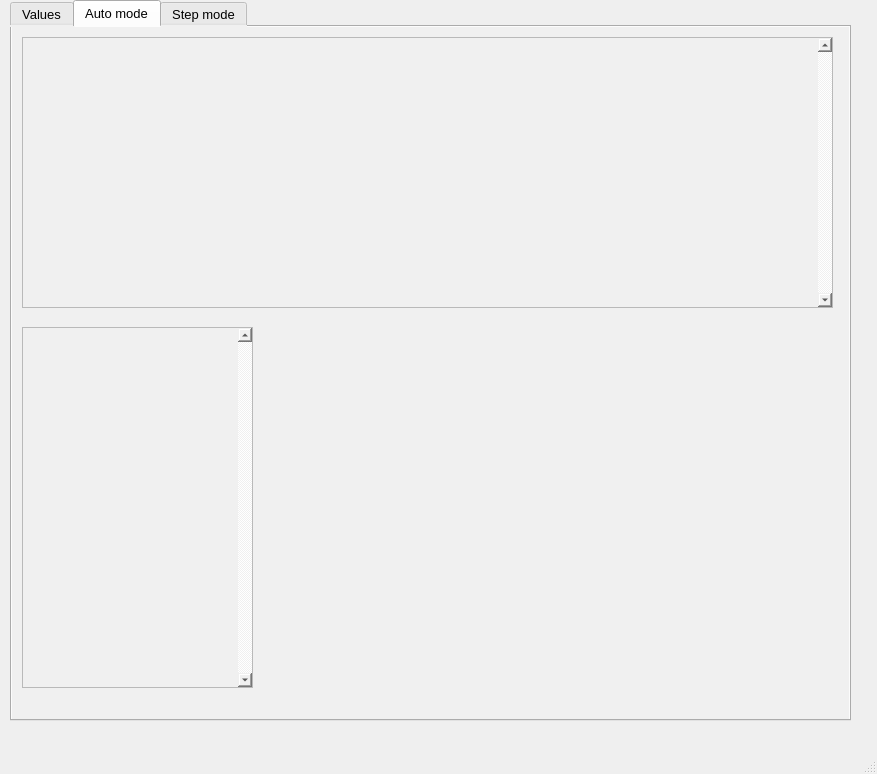
<?xml version="1.0" encoding="UTF-8"?>
<ui version="4.0">
 <class>MainWindow</class>
 <widget class="QMainWindow" name="MainWindow">
  <property name="geometry">
   <rect>
    <x>0</x>
    <y>0</y>
    <width>877</width>
    <height>774</height>
   </rect>
  </property>
  <property name="sizePolicy">
   <sizepolicy hsizetype="Fixed" vsizetype="Fixed">
    <horstretch>0</horstretch>
    <verstretch>0</verstretch>
   </sizepolicy>
  </property>
  <property name="windowTitle">
   <string>MainWindow</string>
  </property>
  <property name="styleSheet">
   <string notr="true"/>
  </property>
  <widget class="QWidget" name="centralwidget">
   <widget class="QTabWidget" name="tabWidget">
    <property name="geometry">
     <rect>
      <x>10</x>
      <y>0</y>
      <width>841</width>
      <height>721</height>
     </rect>
    </property>
    <property name="font">
     <font>
      <pointsize>10</pointsize>
      <weight>50</weight>
      <bold>false</bold>
     </font>
    </property>
    <property name="autoFillBackground">
     <bool>false</bool>
    </property>
    <property name="styleSheet">
     <string notr="true">background-color: rgb(240, 240, 240);</string>
    </property>
    <property name="currentIndex">
     <number>1</number>
    </property>
    <widget class="QWidget" name="tab">
     <attribute name="title">
      <string>Values</string>
     </attribute>
     <widget class="QLineEdit" name="ABT">
      <property name="geometry">
       <rect>
        <x>120</x>
        <y>326</y>
        <width>121</width>
        <height>31</height>
       </rect>
      </property>
      <property name="font">
       <font>
        <pointsize>11</pointsize>
        <weight>50</weight>
        <bold>false</bold>
       </font>
      </property>
      <property name="styleSheet">
       <string notr="true">background-color: rgb(255, 255, 255);</string>
      </property>
      <property name="text">
       <string>Alpha</string>
      </property>
      <property name="alignment">
       <set>Qt::AlignLeading|Qt::AlignLeft|Qt::AlignVCenter</set>
      </property>
      <property name="readOnly">
       <bool>true</bool>
      </property>
     </widget>
     <widget class="QLineEdit" name="lambda">
      <property name="geometry">
       <rect>
        <x>290</x>
        <y>276</y>
        <width>91</width>
        <height>31</height>
       </rect>
      </property>
      <property name="sizePolicy">
       <sizepolicy hsizetype="Expanding" vsizetype="Expanding">
        <horstretch>0</horstretch>
        <verstretch>0</verstretch>
       </sizepolicy>
      </property>
      <property name="font">
       <font>
        <pointsize>11</pointsize>
        <weight>50</weight>
        <bold>false</bold>
       </font>
      </property>
      <property name="styleSheet">
       <string notr="true">background-color: rgb(255, 255, 255);</string>
      </property>
      <property name="text">
       <string>0.6</string>
      </property>
      <property name="alignment">
       <set>Qt::AlignCenter</set>
      </property>
     </widget>
     <widget class="QLineEdit" name="quantityOF">
      <property name="geometry">
       <rect>
        <x>160</x>
        <y>26</y>
        <width>171</width>
        <height>41</height>
       </rect>
      </property>
      <property name="font">
       <font>
        <pointsize>12</pointsize>
        <weight>50</weight>
        <bold>false</bold>
       </font>
      </property>
      <property name="autoFillBackground">
       <bool>false</bool>
      </property>
      <property name="styleSheet">
       <string notr="true">background-color: rgb(255, 255, 255);</string>
      </property>
      <property name="text">
       <string>Enter values of</string>
      </property>
      <property name="alignment">
       <set>Qt::AlignCenter</set>
      </property>
      <property name="dragEnabled">
       <bool>false</bool>
      </property>
      <property name="readOnly">
       <bool>true</bool>
      </property>
     </widget>
     <widget class="QLineEdit" name="A">
      <property name="geometry">
       <rect>
        <x>290</x>
        <y>326</y>
        <width>91</width>
        <height>31</height>
       </rect>
      </property>
      <property name="sizePolicy">
       <sizepolicy hsizetype="Expanding" vsizetype="Expanding">
        <horstretch>0</horstretch>
        <verstretch>0</verstretch>
       </sizepolicy>
      </property>
      <property name="font">
       <font>
        <pointsize>11</pointsize>
        <weight>50</weight>
        <bold>false</bold>
       </font>
      </property>
      <property name="styleSheet">
       <string notr="true">background-color: rgb(255, 255, 255);</string>
      </property>
      <property name="text">
       <string>1.0</string>
      </property>
      <property name="alignment">
       <set>Qt::AlignCenter</set>
      </property>
     </widget>
     <widget class="QPushButton" name="startButton">
      <property name="geometry">
       <rect>
        <x>450</x>
        <y>130</y>
        <width>211</width>
        <height>51</height>
       </rect>
      </property>
      <property name="font">
       <font>
        <pointsize>12</pointsize>
        <weight>50</weight>
        <bold>false</bold>
       </font>
      </property>
      <property name="autoFillBackground">
       <bool>false</bool>
      </property>
      <property name="styleSheet">
       <string notr="true">background-color: rgb(225, 225, 225);</string>
      </property>
      <property name="text">
       <string>AUTO MODE</string>
      </property>
      <property name="autoDefault">
       <bool>false</bool>
      </property>
      <property name="flat">
       <bool>false</bool>
      </property>
     </widget>
     <widget class="QLineEdit" name="B">
      <property name="geometry">
       <rect>
        <x>290</x>
        <y>376</y>
        <width>89</width>
        <height>31</height>
       </rect>
      </property>
      <property name="sizePolicy">
       <sizepolicy hsizetype="Expanding" vsizetype="Expanding">
        <horstretch>0</horstretch>
        <verstretch>0</verstretch>
       </sizepolicy>
      </property>
      <property name="font">
       <font>
        <pointsize>11</pointsize>
        <weight>50</weight>
        <bold>false</bold>
       </font>
      </property>
      <property name="styleSheet">
       <string notr="true">background-color: rgb(255, 255, 255);</string>
      </property>
      <property name="text">
       <string>2.0</string>
      </property>
      <property name="alignment">
       <set>Qt::AlignCenter</set>
      </property>
     </widget>
     <widget class="QLineEdit" name="lambdaT">
      <property name="geometry">
       <rect>
        <x>120</x>
        <y>276</y>
        <width>121</width>
        <height>31</height>
       </rect>
      </property>
      <property name="font">
       <font>
        <pointsize>11</pointsize>
        <weight>50</weight>
        <bold>false</bold>
       </font>
      </property>
      <property name="styleSheet">
       <string notr="true">background-color: rgb(255, 255, 255);</string>
      </property>
      <property name="text">
       <string>Lambda</string>
      </property>
      <property name="alignment">
       <set>Qt::AlignLeading|Qt::AlignLeft|Qt::AlignVCenter</set>
      </property>
      <property name="readOnly">
       <bool>true</bool>
      </property>
     </widget>
     <widget class="QPushButton" name="startStepModeButton">
      <property name="geometry">
       <rect>
        <x>450</x>
        <y>240</y>
        <width>211</width>
        <height>51</height>
       </rect>
      </property>
      <property name="font">
       <font>
        <pointsize>12</pointsize>
        <weight>50</weight>
        <bold>false</bold>
       </font>
      </property>
      <property name="autoFillBackground">
       <bool>false</bool>
      </property>
      <property name="styleSheet">
       <string notr="true">background-color: rgb(225, 225, 225);</string>
      </property>
      <property name="text">
       <string>STEP MODE</string>
      </property>
      <property name="autoDefault">
       <bool>false</bool>
      </property>
      <property name="flat">
       <bool>false</bool>
      </property>
     </widget>
     <widget class="QLineEdit" name="device_quantity">
      <property name="geometry">
       <rect>
        <x>290</x>
        <y>226</y>
        <width>89</width>
        <height>31</height>
       </rect>
      </property>
      <property name="sizePolicy">
       <sizepolicy hsizetype="Expanding" vsizetype="Expanding">
        <horstretch>0</horstretch>
        <verstretch>0</verstretch>
       </sizepolicy>
      </property>
      <property name="font">
       <font>
        <pointsize>11</pointsize>
        <weight>50</weight>
        <bold>false</bold>
       </font>
      </property>
      <property name="styleSheet">
       <string notr="true">background-color: rgb(255, 255, 255);</string>
      </property>
      <property name="text">
       <string>2</string>
      </property>
      <property name="alignment">
       <set>Qt::AlignCenter</set>
      </property>
     </widget>
     <widget class="QLineEdit" name="sourseQuantity">
      <property name="geometry">
       <rect>
        <x>120</x>
        <y>129</y>
        <width>121</width>
        <height>31</height>
       </rect>
      </property>
      <property name="sizePolicy">
       <sizepolicy hsizetype="Expanding" vsizetype="Expanding">
        <horstretch>0</horstretch>
        <verstretch>0</verstretch>
       </sizepolicy>
      </property>
      <property name="font">
       <font>
        <pointsize>11</pointsize>
       </font>
      </property>
      <property name="styleSheet">
       <string notr="true">background-color: rgb(255, 255, 255);</string>
      </property>
      <property name="text">
       <string>Sources</string>
      </property>
      <property name="readOnly">
       <bool>true</bool>
      </property>
     </widget>
     <widget class="QLineEdit" name="deviceQuantity">
      <property name="geometry">
       <rect>
        <x>120</x>
        <y>228</y>
        <width>121</width>
        <height>31</height>
       </rect>
      </property>
      <property name="sizePolicy">
       <sizepolicy hsizetype="Expanding" vsizetype="Expanding">
        <horstretch>0</horstretch>
        <verstretch>0</verstretch>
       </sizepolicy>
      </property>
      <property name="font">
       <font>
        <pointsize>11</pointsize>
       </font>
      </property>
      <property name="styleSheet">
       <string notr="true">background-color: rgb(255, 255, 255);</string>
      </property>
      <property name="text">
       <string>Diveces</string>
      </property>
      <property name="readOnly">
       <bool>true</bool>
      </property>
     </widget>
     <widget class="QLineEdit" name="requestQuantity">
      <property name="geometry">
       <rect>
        <x>120</x>
        <y>80</y>
        <width>121</width>
        <height>31</height>
       </rect>
      </property>
      <property name="sizePolicy">
       <sizepolicy hsizetype="Expanding" vsizetype="Expanding">
        <horstretch>0</horstretch>
        <verstretch>0</verstretch>
       </sizepolicy>
      </property>
      <property name="font">
       <font>
        <pointsize>11</pointsize>
       </font>
      </property>
      <property name="styleSheet">
       <string notr="true">background-color: rgb(255, 255, 255);</string>
      </property>
      <property name="text">
       <string>Requests</string>
      </property>
      <property name="readOnly">
       <bool>true</bool>
      </property>
     </widget>
     <widget class="QLineEdit" name="bufferSize">
      <property name="geometry">
       <rect>
        <x>120</x>
        <y>179</y>
        <width>121</width>
        <height>31</height>
       </rect>
      </property>
      <property name="sizePolicy">
       <sizepolicy hsizetype="Expanding" vsizetype="Expanding">
        <horstretch>0</horstretch>
        <verstretch>0</verstretch>
       </sizepolicy>
      </property>
      <property name="font">
       <font>
        <pointsize>11</pointsize>
       </font>
      </property>
      <property name="styleSheet">
       <string notr="true">background-color: rgb(255, 255, 255);</string>
      </property>
      <property name="text">
       <string>Places in buffer</string>
      </property>
      <property name="readOnly">
       <bool>true</bool>
      </property>
     </widget>
     <widget class="QLineEdit" name="source_quantity">
      <property name="geometry">
       <rect>
        <x>290</x>
        <y>129</y>
        <width>89</width>
        <height>31</height>
       </rect>
      </property>
      <property name="sizePolicy">
       <sizepolicy hsizetype="Expanding" vsizetype="Expanding">
        <horstretch>0</horstretch>
        <verstretch>0</verstretch>
       </sizepolicy>
      </property>
      <property name="font">
       <font>
        <pointsize>11</pointsize>
        <weight>50</weight>
        <bold>false</bold>
       </font>
      </property>
      <property name="styleSheet">
       <string notr="true">background-color: rgb(255, 255, 255);</string>
      </property>
      <property name="text">
       <string>5</string>
      </property>
      <property name="alignment">
       <set>Qt::AlignCenter</set>
      </property>
     </widget>
     <widget class="QLineEdit" name="buffer_size">
      <property name="geometry">
       <rect>
        <x>290</x>
        <y>178</y>
        <width>89</width>
        <height>31</height>
       </rect>
      </property>
      <property name="sizePolicy">
       <sizepolicy hsizetype="Expanding" vsizetype="Expanding">
        <horstretch>0</horstretch>
        <verstretch>0</verstretch>
       </sizepolicy>
      </property>
      <property name="font">
       <font>
        <pointsize>11</pointsize>
        <weight>50</weight>
        <bold>false</bold>
       </font>
      </property>
      <property name="styleSheet">
       <string notr="true">background-color: rgb(255, 255, 255);</string>
      </property>
      <property name="text">
       <string>2</string>
      </property>
      <property name="alignment">
       <set>Qt::AlignCenter</set>
      </property>
     </widget>
     <widget class="QLineEdit" name="request_quantity">
      <property name="geometry">
       <rect>
        <x>290</x>
        <y>80</y>
        <width>89</width>
        <height>31</height>
       </rect>
      </property>
      <property name="sizePolicy">
       <sizepolicy hsizetype="Expanding" vsizetype="Expanding">
        <horstretch>0</horstretch>
        <verstretch>0</verstretch>
       </sizepolicy>
      </property>
      <property name="font">
       <font>
        <pointsize>11</pointsize>
        <weight>50</weight>
        <bold>false</bold>
       </font>
      </property>
      <property name="styleSheet">
       <string notr="true">background-color: rgb(255, 255, 255);</string>
      </property>
      <property name="text">
       <string>7000</string>
      </property>
      <property name="alignment">
       <set>Qt::AlignCenter</set>
      </property>
     </widget>
     <widget class="QLineEdit" name="ABT_2">
      <property name="geometry">
       <rect>
        <x>120</x>
        <y>376</y>
        <width>121</width>
        <height>31</height>
       </rect>
      </property>
      <property name="font">
       <font>
        <pointsize>11</pointsize>
        <weight>50</weight>
        <bold>false</bold>
       </font>
      </property>
      <property name="styleSheet">
       <string notr="true">background-color: rgb(255, 255, 255);</string>
      </property>
      <property name="text">
       <string>Beta</string>
      </property>
      <property name="alignment">
       <set>Qt::AlignLeading|Qt::AlignLeft|Qt::AlignVCenter</set>
      </property>
      <property name="readOnly">
       <bool>true</bool>
      </property>
     </widget>
    </widget>
    <widget class="QWidget" name="tab_2">
     <attribute name="title">
      <string>Auto mode</string>
     </attribute>
     <widget class="QTableWidget" name="tableWidget">
      <property name="enabled">
       <bool>true</bool>
      </property>
      <property name="geometry">
       <rect>
        <x>10</x>
        <y>10</y>
        <width>811</width>
        <height>271</height>
       </rect>
      </property>
      <property name="styleSheet">
       <string notr="true">color: rgb(0, 0, 0);</string>
      </property>
      <property name="verticalScrollBarPolicy">
       <enum>Qt::ScrollBarAlwaysOn</enum>
      </property>
      <property name="horizontalScrollBarPolicy">
       <enum>Qt::ScrollBarAsNeeded</enum>
      </property>
      <property name="autoScroll">
       <bool>true</bool>
      </property>
      <property name="alternatingRowColors">
       <bool>false</bool>
      </property>
      <property name="textElideMode">
       <enum>Qt::ElideRight</enum>
      </property>
      <property name="verticalScrollMode">
       <enum>QAbstractItemView::ScrollPerItem</enum>
      </property>
      <attribute name="horizontalHeaderCascadingSectionResizes">
       <bool>true</bool>
      </attribute>
     </widget>
     <widget class="QTableWidget" name="tableWidget_2">
      <property name="geometry">
       <rect>
        <x>10</x>
        <y>300</y>
        <width>231</width>
        <height>361</height>
       </rect>
      </property>
      <property name="styleSheet">
       <string notr="true">color: rgb(0, 0, 0);</string>
      </property>
      <property name="verticalScrollBarPolicy">
       <enum>Qt::ScrollBarAlwaysOn</enum>
      </property>
      <property name="horizontalScrollBarPolicy">
       <enum>Qt::ScrollBarAsNeeded</enum>
      </property>
      <property name="sizeAdjustPolicy">
       <enum>QAbstractScrollArea::AdjustIgnored</enum>
      </property>
      <property name="autoScroll">
       <bool>true</bool>
      </property>
      <property name="dragEnabled">
       <bool>false</bool>
      </property>
     </widget>
    </widget>
    <widget class="QWidget" name="tab_3">
     <attribute name="title">
      <string>Step mode</string>
     </attribute>
     <widget class="QTableWidget" name="bufferStateTable">
      <property name="geometry">
       <rect>
        <x>50</x>
        <y>290</y>
        <width>321</width>
        <height>271</height>
       </rect>
      </property>
      <property name="styleSheet">
       <string notr="true"/>
      </property>
     </widget>
     <widget class="QPushButton" name="backButton">
      <property name="geometry">
       <rect>
        <x>50</x>
        <y>10</y>
        <width>291</width>
        <height>31</height>
       </rect>
      </property>
      <property name="font">
       <font>
        <pointsize>11</pointsize>
        <weight>50</weight>
        <bold>false</bold>
       </font>
      </property>
      <property name="styleSheet">
       <string notr="true">background-color: rgb(225, 225, 225);</string>
      </property>
      <property name="text">
       <string>Back</string>
      </property>
     </widget>
     <widget class="QPushButton" name="nextButton">
      <property name="geometry">
       <rect>
        <x>440</x>
        <y>10</y>
        <width>291</width>
        <height>31</height>
       </rect>
      </property>
      <property name="font">
       <font>
        <pointsize>11</pointsize>
        <weight>50</weight>
        <bold>false</bold>
       </font>
      </property>
      <property name="styleSheet">
       <string notr="true">background-color: rgb(225, 225, 225);</string>
      </property>
      <property name="text">
       <string>Next</string>
      </property>
     </widget>
     <widget class="QLineEdit" name="stepText">
      <property name="geometry">
       <rect>
        <x>150</x>
        <y>190</y>
        <width>451</width>
        <height>31</height>
       </rect>
      </property>
      <property name="font">
       <font>
        <pointsize>12</pointsize>
       </font>
      </property>
      <property name="styleSheet">
       <string notr="true">background-color: rgb(255, 255, 255);</string>
      </property>
      <property name="readOnly">
       <bool>true</bool>
      </property>
     </widget>
     <widget class="QTableWidget" name="deviceStateTable">
      <property name="geometry">
       <rect>
        <x>500</x>
        <y>290</y>
        <width>321</width>
        <height>271</height>
       </rect>
      </property>
      <property name="styleSheet">
       <string notr="true"/>
      </property>
     </widget>
     <widget class="QLineEdit" name="timeValue">
      <property name="geometry">
       <rect>
        <x>130</x>
        <y>130</y>
        <width>111</width>
        <height>31</height>
       </rect>
      </property>
      <property name="font">
       <font>
        <pointsize>12</pointsize>
        <weight>75</weight>
        <bold>true</bold>
       </font>
      </property>
      <property name="styleSheet">
       <string notr="true">background-color: rgb(255, 255, 255);</string>
      </property>
      <property name="alignment">
       <set>Qt::AlignCenter</set>
      </property>
      <property name="readOnly">
       <bool>true</bool>
      </property>
     </widget>
     <widget class="QLineEdit" name="currentStep">
      <property name="geometry">
       <rect>
        <x>390</x>
        <y>130</y>
        <width>111</width>
        <height>31</height>
       </rect>
      </property>
      <property name="font">
       <font>
        <pointsize>12</pointsize>
        <weight>75</weight>
        <bold>true</bold>
       </font>
      </property>
      <property name="styleSheet">
       <string notr="true">background-color: rgb(255, 255, 255);</string>
      </property>
      <property name="alignment">
       <set>Qt::AlignCenter</set>
      </property>
      <property name="readOnly">
       <bool>true</bool>
      </property>
     </widget>
     <widget class="QLineEdit" name="allSteps">
      <property name="geometry">
       <rect>
        <x>640</x>
        <y>130</y>
        <width>111</width>
        <height>31</height>
       </rect>
      </property>
      <property name="font">
       <font>
        <pointsize>12</pointsize>
        <weight>75</weight>
        <bold>true</bold>
       </font>
      </property>
      <property name="styleSheet">
       <string notr="true">background-color: rgb(255, 255, 255);</string>
      </property>
      <property name="alignment">
       <set>Qt::AlignCenter</set>
      </property>
      <property name="readOnly">
       <bool>true</bool>
      </property>
     </widget>
     <widget class="QLineEdit" name="currentStepText">
      <property name="geometry">
       <rect>
        <x>270</x>
        <y>130</y>
        <width>111</width>
        <height>31</height>
       </rect>
      </property>
      <property name="font">
       <font>
        <pointsize>11</pointsize>
        <weight>50</weight>
        <bold>false</bold>
       </font>
      </property>
      <property name="styleSheet">
       <string notr="true">background-color: rgb(255, 255, 255);</string>
      </property>
      <property name="text">
       <string>Current step</string>
      </property>
      <property name="readOnly">
       <bool>true</bool>
      </property>
     </widget>
     <widget class="QLineEdit" name="timeValueText">
      <property name="geometry">
       <rect>
        <x>30</x>
        <y>130</y>
        <width>91</width>
        <height>31</height>
       </rect>
      </property>
      <property name="font">
       <font>
        <pointsize>11</pointsize>
        <weight>50</weight>
        <bold>false</bold>
       </font>
      </property>
      <property name="styleSheet">
       <string notr="true">background-color: rgb(255, 255, 255);</string>
      </property>
      <property name="text">
       <string>Time</string>
      </property>
      <property name="readOnly">
       <bool>true</bool>
      </property>
     </widget>
     <widget class="QLineEdit" name="allSteps_">
      <property name="geometry">
       <rect>
        <x>530</x>
        <y>130</y>
        <width>101</width>
        <height>31</height>
       </rect>
      </property>
      <property name="font">
       <font>
        <pointsize>11</pointsize>
        <weight>50</weight>
        <bold>false</bold>
       </font>
      </property>
      <property name="styleSheet">
       <string notr="true">background-color: rgb(255, 255, 255);</string>
      </property>
      <property name="text">
       <string>All steps</string>
      </property>
      <property name="readOnly">
       <bool>true</bool>
      </property>
     </widget>
     <widget class="QLineEdit" name="enterStep">
      <property name="geometry">
       <rect>
        <x>340</x>
        <y>50</y>
        <width>101</width>
        <height>31</height>
       </rect>
      </property>
      <property name="font">
       <font>
        <pointsize>12</pointsize>
        <weight>75</weight>
        <bold>true</bold>
       </font>
      </property>
      <property name="styleSheet">
       <string notr="true">background-color: rgb(255, 255, 255);</string>
      </property>
      <property name="alignment">
       <set>Qt::AlignCenter</set>
      </property>
     </widget>
     <widget class="QPushButton" name="goToStep">
      <property name="geometry">
       <rect>
        <x>470</x>
        <y>50</y>
        <width>91</width>
        <height>31</height>
       </rect>
      </property>
      <property name="font">
       <font>
        <pointsize>11</pointsize>
        <weight>50</weight>
        <bold>false</bold>
       </font>
      </property>
      <property name="styleSheet">
       <string notr="true">background-color: rgb(225, 225, 225);</string>
      </property>
      <property name="text">
       <string>Go to step</string>
      </property>
     </widget>
     <widget class="QLineEdit" name="enterStepText">
      <property name="geometry">
       <rect>
        <x>130</x>
        <y>50</y>
        <width>181</width>
        <height>31</height>
       </rect>
      </property>
      <property name="font">
       <font>
        <pointsize>11</pointsize>
        <weight>50</weight>
        <bold>false</bold>
       </font>
      </property>
      <property name="styleSheet">
       <string notr="true">background-color: rgb(255, 255, 255);</string>
      </property>
      <property name="text">
       <string>Enter the step</string>
      </property>
      <property name="alignment">
       <set>Qt::AlignCenter</set>
      </property>
      <property name="readOnly">
       <bool>true</bool>
      </property>
     </widget>
     <widget class="QLineEdit" name="textAddPtr">
      <property name="geometry">
       <rect>
        <x>60</x>
        <y>240</y>
        <width>113</width>
        <height>22</height>
       </rect>
      </property>
      <property name="font">
       <font>
        <pointsize>11</pointsize>
       </font>
      </property>
      <property name="text">
       <string>Add Pointer</string>
      </property>
      <property name="readOnly">
       <bool>true</bool>
      </property>
     </widget>
     <widget class="QLineEdit" name="addPtr">
      <property name="geometry">
       <rect>
        <x>210</x>
        <y>240</y>
        <width>111</width>
        <height>21</height>
       </rect>
      </property>
      <property name="readOnly">
       <bool>true</bool>
      </property>
     </widget>
     <widget class="QLineEdit" name="textGetPtr">
      <property name="geometry">
       <rect>
        <x>50</x>
        <y>600</y>
        <width>113</width>
        <height>22</height>
       </rect>
      </property>
      <property name="font">
       <font>
        <pointsize>11</pointsize>
       </font>
      </property>
      <property name="text">
       <string>Get Pointer</string>
      </property>
      <property name="readOnly">
       <bool>true</bool>
      </property>
     </widget>
     <widget class="QLineEdit" name="getPtr">
      <property name="geometry">
       <rect>
        <x>200</x>
        <y>600</y>
        <width>113</width>
        <height>22</height>
       </rect>
      </property>
      <property name="readOnly">
       <bool>true</bool>
      </property>
     </widget>
    </widget>
   </widget>
  </widget>
  <widget class="QMenuBar" name="menuBar">
   <property name="geometry">
    <rect>
     <x>0</x>
     <y>0</y>
     <width>877</width>
     <height>26</height>
    </rect>
   </property>
  </widget>
  <widget class="QStatusBar" name="statusbar"/>
 </widget>
 <resources/>
 <connections/>
</ui>
